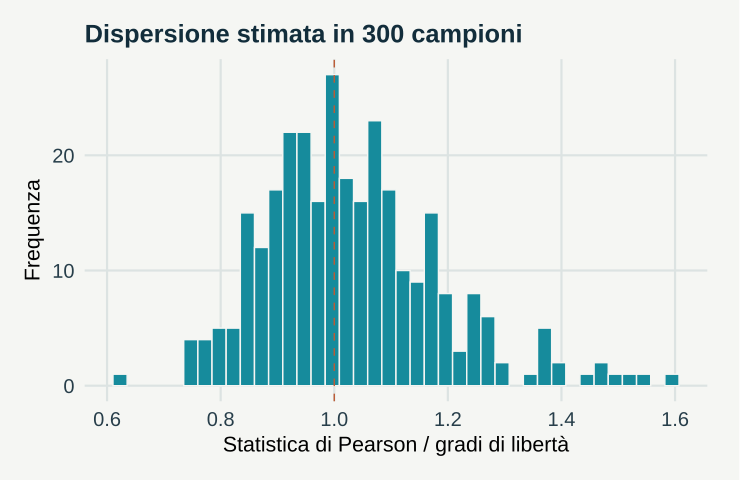

This figure's R source:
# GeoStat Lab — funzioni comuni. R >= 4.3; ggplot2 >= 3.4; jsonlite.
suppressPackageStartupMessages(library(ggplot2))
col_geo <- c('#168B9C','#BC5B35','#7054A4','#A17B19','#227864','#64748B')
theme_set(theme_minimal(base_size=17, base_family='sans') + theme(
  plot.background=element_rect(fill='#F5F6F3',colour=NA),
  panel.background=element_rect(fill='#F5F6F3',colour=NA),
  panel.grid.minor=element_blank(),panel.grid.major=element_line(colour='#DCE3E2'),
  plot.title=element_text(size=19,face='bold',colour='#122D3B'),
  plot.subtitle=element_text(size=13,colour='#405560',margin=margin(b=12)),
  axis.text=element_text(size=15,colour='#273E4A'),axis.title=element_text(size=16),
  legend.position='bottom',legend.title=element_blank(),legend.text=element_text(size=14),
  strip.text=element_text(size=15,face='bold'),plot.margin=margin(18,24,18,18)))
metric <- function(...) data.frame(grandezza=names(c(...)),valore=as.character(c(...)),check.names=FALSE)
f <- function(x,d=3) {out<-formatC(x,digits=d,format='fg');out[!is.finite(x)]<-'Non definito';out}
line_plot <- function(d,x='x',y='y',title='',xl=x,yl=y,group=NULL) {
 p<-ggplot(d,aes(x=.data[[x]],y=.data[[y]]))
 if(is.null(group)) p<-p+geom_line(colour=col_geo[1],linewidth=1.05) else p<-p+aes(colour=.data[[group]],group=.data[[group]])+geom_line(linewidth=1)+scale_colour_manual(values=col_geo)
 p+labs(title=title,x=xl,y=yl)
}
point_plot <- function(d,x='x',y='y',title='',xl=x,yl=y,group=NULL) {
 p<-ggplot(d,aes(x=.data[[x]],y=.data[[y]]))
 if(is.null(group))p<-p+geom_point(colour=col_geo[1],size=2.5,alpha=.8) else p<-p+aes(colour=.data[[group]])+geom_point(size=2.7,alpha=.85)+scale_colour_manual(values=col_geo)
 p+labs(title=title,x=xl,y=yl)
}
hist_plot<-function(x,title='',xl='Valore',bins=20)ggplot(data.frame(x=x),aes(x))+geom_histogram(bins=bins,fill=col_geo[1],colour='#F5F6F3')+labs(title=title,x=xl,y='Frequenza')
bar_plot<-function(d,x='gruppo',y='valore',title='',yl='Valore')ggplot(d,aes(x=.data[[x]],y=.data[[y]],fill=.data[[x]]))+geom_col(width=.65)+scale_fill_manual(values=rep(col_geo,length.out=length(unique(d[[x]])) ))+guides(fill='none')+labs(title=title,x=NULL,y=yl)
map_plot<-function(d,z='z',title='',xl='Est [km]',yl='Nord [km]')ggplot(d,aes(x,y,fill=.data[[z]]))+geom_raster()+coord_equal()+scale_fill_gradientn(colours=c('#153F56','#298C9C','#B8CDB2','#F1D889','#AD542F'))+labs(title=title,x=xl,y=yl)
acf_data<-function(x,lag=20){a<-acf(x,lag.max=min(lag,length(x)-1),plot=FALSE);data.frame(x=as.vector(a$lag)[-1],y=as.vector(a$acf)[-1])}
# AR(1), distribuzione marginale stazionaria N(0, 1).
ar_series<-function(n,rho){x<-numeric(n);x[1]<-rnorm(1);for(i in 2:n)x[i]<-rho*x[i-1]+sqrt(1-rho^2)*rnorm(1);x}
# Distanze euclidee in unità metriche già dichiarate; nessuna conversione implicita di CRS.
dist_cross<-function(a,b)sqrt(outer(a[,1],b[,1],'-')^2+outer(a[,2],b[,2],'-')^2)
# Predittore IDW: i punti coincidenti ricevono esattamente il valore osservato.
idw<-function(xy,z,new,power=2){dd<-dist_cross(new,xy);apply(dd,1,function(d)if(any(d<1e-10))mean(z[d<1e-10])else weighted.mean(z,d^(-power)))}
# CART didattico binario: divisioni assiali che minimizzano l'impurità di Gini.
cart_fit<-function(x,y,depth=2,minleaf=4){
 node<-list(p=mean(y),n=length(y));if(depth<1||length(unique(y))<2||length(y)<2*minleaf)return(node)
 best<-Inf
 for(j in seq_len(ncol(x))){v<-sort(unique(x[,j])); if(length(v)<2)next
  for(cut in (head(v,-1)+tail(v,-1))/2){left<-x[,j]<=cut;nl<-sum(left);nr<-sum(!left);if(min(nl,nr)<minleaf)next
   score<-nl*mean(y[left])*(1-mean(y[left]))+nr*mean(y[!left])*(1-mean(y[!left]))
   if(score<best){best<-score;node$j<-j;node$cut<-cut;split<-left}
  }
 }
 if(is.finite(best)){node$left<-cart_fit(x[split,,drop=FALSE],y[split],depth-1,minleaf);node$right<-cart_fit(x[!split,,drop=FALSE],y[!split],depth-1,minleaf)};node
}
cart_predict<-function(tree,x)apply(x,1,function(row){t<-tree;while(!is.null(t$j))t<-if(row[t$j]<=t$cut)t$left else t$right;t$p})
p <- list(theta = 100, n = 96, seed = 17)
set.seed(p$seed)
x <- seq(0, 40, length.out = p$n)

mu <- 3 * exp(0.05 * (x - 20))

sim <- t(replicate(300, {
    y <- rnbinom(p$n, size = p$theta, mu = mu)
    m <- glm(y ~ x, family = poisson)
    s <- sqrt(diag(vcov(m)))[[2]]
    phi <- sum(residuals(m, type = "pearson")^2)/m$df.residual
    c(b = coef(m)[[2]], s = s, phi = phi)
}))

dentro <- function(s) mean(abs(sim[, "b"] - 0.05) < 1.96 * s)

data <- data.frame(phi = sim[, "phi"])

plots <- list(hist_plot(sim[, "phi"], title = "Dispersione stimata in 300 campioni", xl = "Statistica di Pearson / gradi di libertà", 
    bins = 40) + geom_vline(xintercept = 1, linetype = 2, colour = col_geo[2]))

metrics <- metric(`Dispersione media` = f(mean(sim[, "phi"])), `Varianza attesa a media 3` = f(3 + 9/p$theta), 
    `Copertura dell’intervallo di Poisson` = f(dentro(sim[, "s"])), `Copertura dell’intervallo quasi-Poisson` = f(dentro(sim[, 
        "s"] * sqrt(pmax(1, sim[, "phi"])))))
print(metrics,row.names=FALSE)
ggplot2::ggsave('m20-dispersione-A.svg',plots[[1]],device=svglite::svglite,width=7.7,height=5.0,bg='#F8F6F1')
